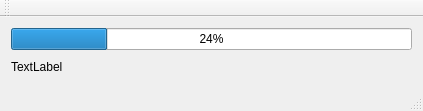
<?xml version="1.0" encoding="UTF-8"?>
<ui version="4.0">
 <class>MainWindow</class>
 <widget class="QMainWindow" name="MainWindow">
  <property name="geometry">
   <rect>
    <x>0</x>
    <y>0</y>
    <width>423</width>
    <height>111</height>
   </rect>
  </property>
  <property name="windowTitle">
   <string>Copying Examples</string>
  </property>
  <widget class="QWidget" name="centralWidget">
   <layout class="QVBoxLayout" name="verticalLayout">
    <item>
     <widget class="QProgressBar" name="progressBar">
      <property name="value">
       <number>24</number>
      </property>
     </widget>
    </item>
    <item>
     <widget class="QLabel" name="label">
      <property name="text">
       <string>TextLabel</string>
      </property>
     </widget>
    </item>
   </layout>
  </widget>
  <widget class="QMenuBar" name="menuBar">
   <property name="geometry">
    <rect>
     <x>0</x>
     <y>0</y>
     <width>423</width>
     <height>21</height>
    </rect>
   </property>
  </widget>
  <widget class="QToolBar" name="mainToolBar">
   <attribute name="toolBarArea">
    <enum>TopToolBarArea</enum>
   </attribute>
   <attribute name="toolBarBreak">
    <bool>false</bool>
   </attribute>
  </widget>
  <widget class="QStatusBar" name="statusBar"/>
 </widget>
 <layoutdefault spacing="6" margin="11"/>
 <resources/>
 <connections/>
</ui>
